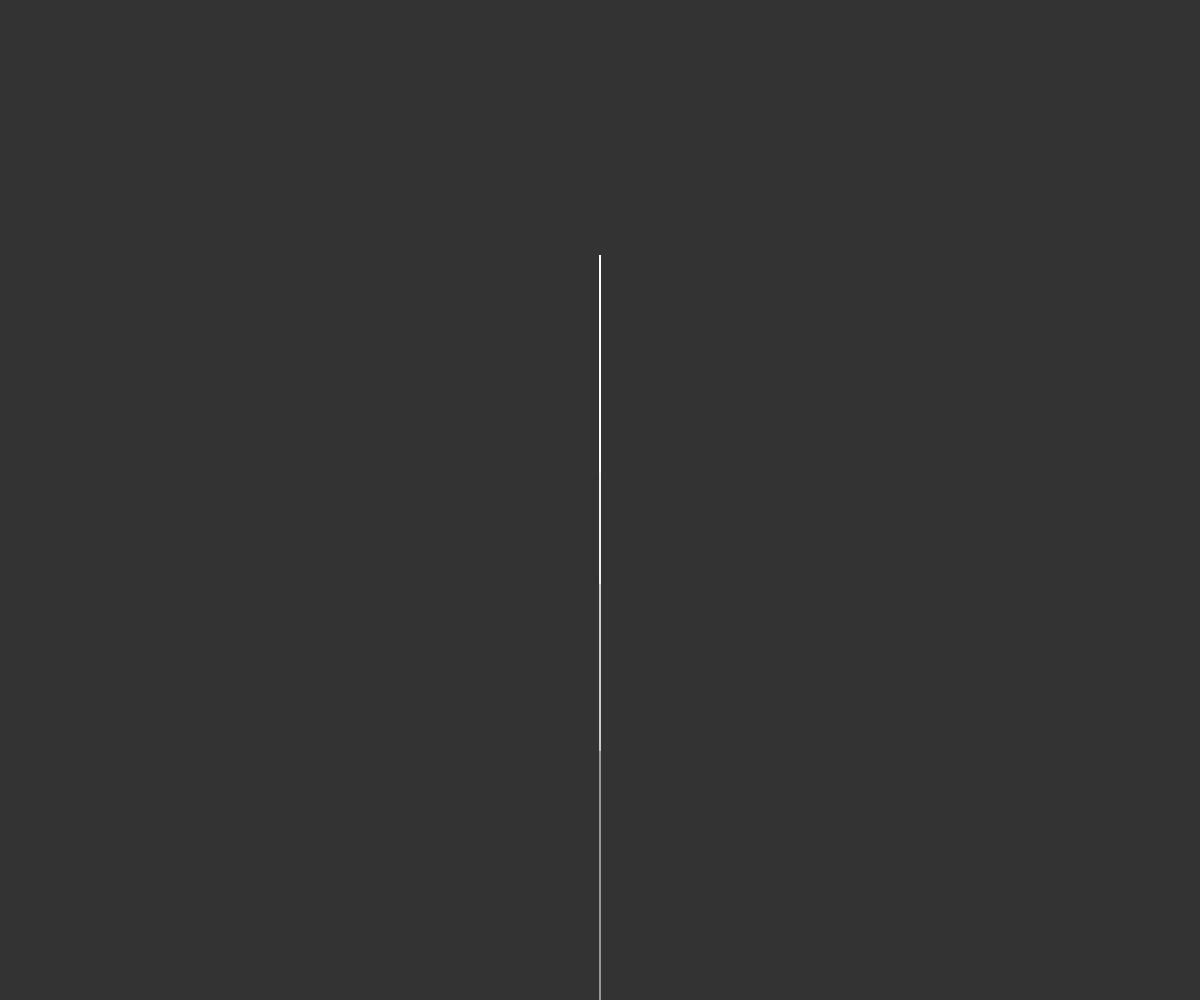
Frame 1 (no input)
Frame 60 (no input): identical to frame 1, image omitted
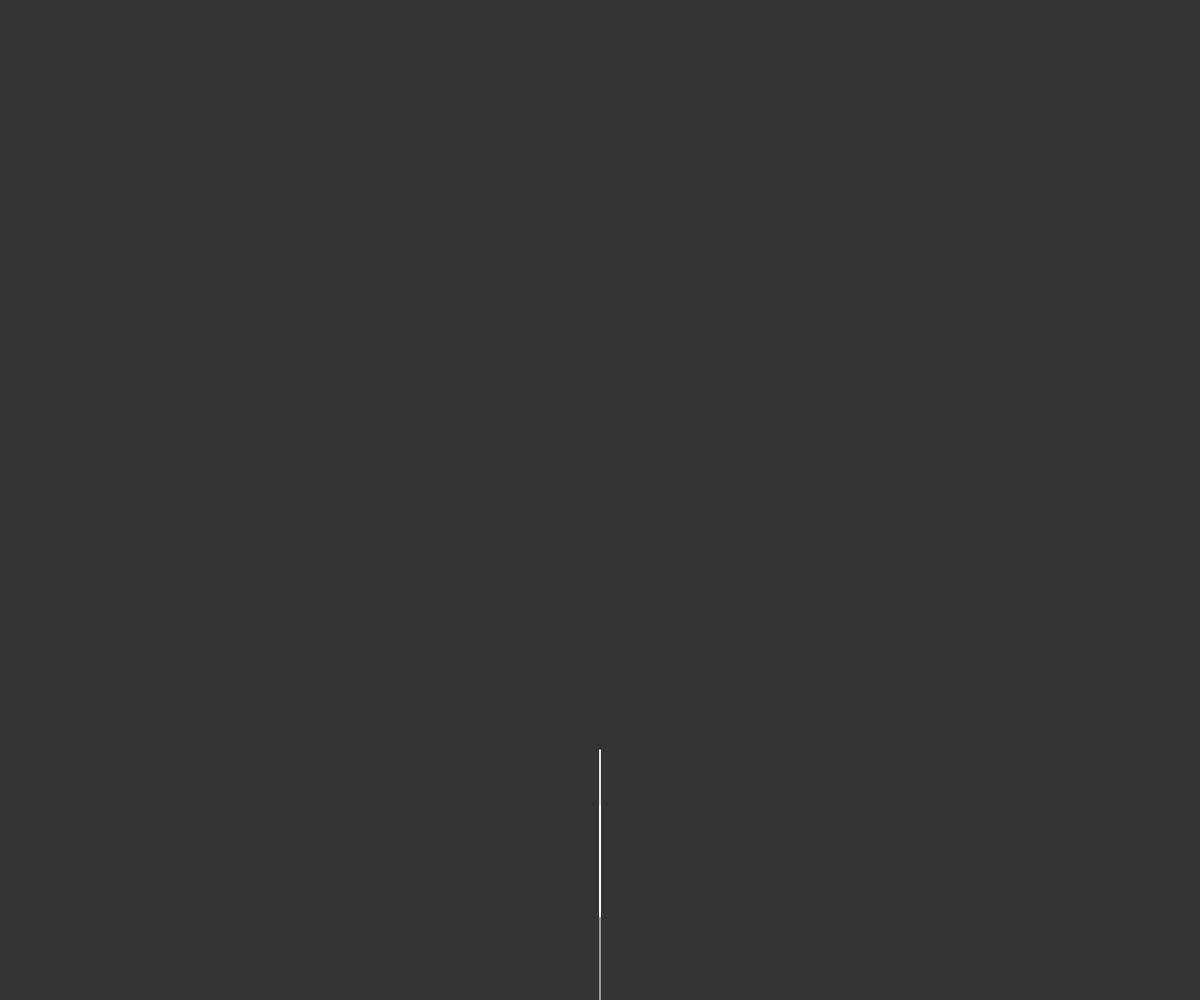
Frame 120 (the mouse pressed at the canvas centre since frame 60)

The p5.js sketch that drew these frames (run headless with seeded random() and noise() and a simulated clock; from frame 60 on, the mouse is pressed at the canvas centre):

// p5.js sketch
// ── sketch.js
let angle = 0

function setup() {
  createCanvas(windowWidth, windowHeight)
}

function draw() {
  background(51)
  angle = map(mouseX, 0, width, 0, TWO_PI);
  stroke(255)
  translate(width / 2, height)
  branch(height / 4)
}

function branch(len) {
  line(0, 0, 0, -len)
  translate(0, -len)
  if (len > 4) {
    push()
    rotate(angle)
    branch(len * 2 / 3)
    pop()

    push()
    rotate(-angle)
    branch(len * 2 / 3)
    pop()
  }
}
